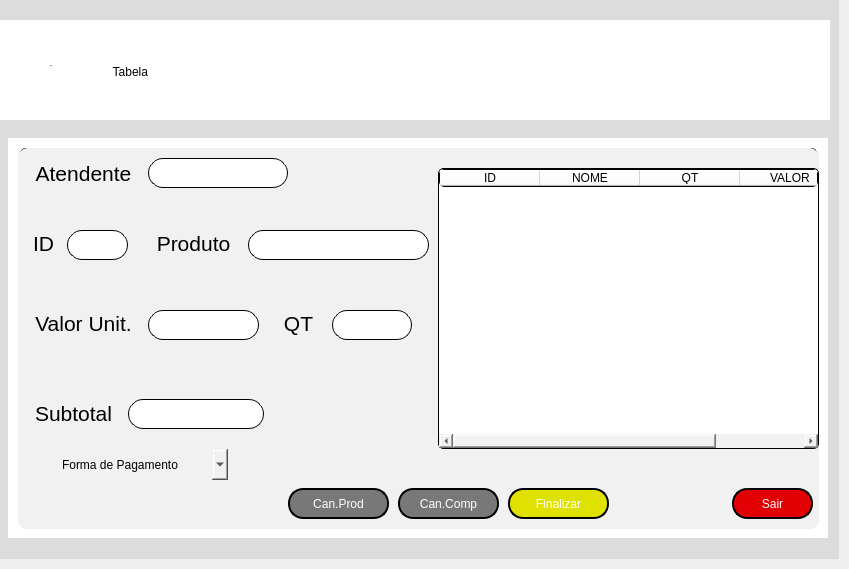
            <widget class="QWidget" name="vendas">
             <attribute name="title">
              <string>Vendas</string>
             </attribute>
             <widget class="QFrame" name="fr_primariovendas">
              <property name="geometry">
               <rect>
                <x>-1</x>
                <y>-1</y>
                <width>840</width>
                <height>560</height>
               </rect>
              </property>
              <property name="minimumSize">
               <size>
                <width>840</width>
                <height>560</height>
               </size>
              </property>
              <property name="maximumSize">
               <size>
                <width>16777215</width>
                <height>560</height>
               </size>
              </property>
              <property name="styleSheet">
               <string notr="true">background-color: rgb(220, 220, 220);
border:noborder;</string>
              </property>
              <property name="frameShape">
               <enum>QFrame::StyledPanel</enum>
              </property>
              <property name="frameShadow">
               <enum>QFrame::Raised</enum>
              </property>
              <widget class="QFrame" name="fr_subtelas_vendas">
               <property name="geometry">
                <rect>
                 <x>9</x>
                 <y>139</y>
                 <width>820</width>
                 <height>400</height>
                </rect>
               </property>
               <property name="minimumSize">
                <size>
                 <width>820</width>
                 <height>400</height>
                </size>
               </property>
               <property name="maximumSize">
                <size>
                 <width>820</width>
                 <height>400</height>
                </size>
               </property>
               <property name="styleSheet">
                <string notr="true">background-color: rgb(255, 255, 255);</string>
               </property>
               <property name="frameShape">
                <enum>QFrame::StyledPanel</enum>
               </property>
               <property name="frameShadow">
                <enum>QFrame::Raised</enum>
               </property>
               <widget class="QWidget" name="fr_caixa" native="true">
                <property name="geometry">
                 <rect>
                  <x>10</x>
                  <y>10</y>
                  <width>801</width>
                  <height>381</height>
                 </rect>
                </property>
                <property name="styleSheet">
                 <string notr="true">background-color: rgb(241, 241, 241);
border-radius:10px;</string>
                </property>
                <widget class="QTableWidget" name="table_caixa">
                 <property name="geometry">
                  <rect>
                   <x>420</x>
                   <y>20</y>
                   <width>381</width>
                   <height>281</height>
                  </rect>
                 </property>
                 <property name="styleSheet">
                  <string notr="true">background-color: rgb(255, 255, 255);
font: 12px &quot;Arial&quot;;
border-style: outset;
border-width: 1px;
border-radius: 5px;
border-color: black;</string>
                 </property>
                 <column>
                  <property name="text">
                   <string>ID</string>
                  </property>
                 </column>
                 <column>
                  <property name="text">
                   <string>NOME</string>
                  </property>
                 </column>
                 <column>
                  <property name="text">
                   <string>QT</string>
                  </property>
                 </column>
                 <column>
                  <property name="text">
                   <string>VALOR</string>
                  </property>
                 </column>
                </widget>
                <widget class="QPushButton" name="bt_sair">
                 <property name="geometry">
                  <rect>
                   <x>714</x>
                   <y>340</y>
                   <width>81</width>
                   <height>31</height>
                  </rect>
                 </property>
                 <property name="styleSheet">
                  <string notr="true">QPushButton {
border-style: outset;
border-width: 2px;
border-radius: 15px;
border-color: black;
font: 87 12pt &quot;Segoe UI Black&quot;;
color: rgb(255, 255, 255);
	background-color: rgb(225, 0, 3);
}
QPushButton:pressed {
border-style: outset;
border-width: 2px;
border-radius: 15px;
border-color: white;
font: 87 12pt &quot;Segoe UI Black&quot;;
color: rgb(255, 255, 255);
	background-color: rgb(200, 0, 0);
}
</string>
                 </property>
                 <property name="text">
                  <string>Sair</string>
                 </property>
                </widget>
                <widget class="QPushButton" name="bt_finalizarcompra">
                 <property name="geometry">
                  <rect>
                   <x>490</x>
                   <y>340</y>
                   <width>101</width>
                   <height>31</height>
                  </rect>
                 </property>
                 <property name="styleSheet">
                  <string notr="true">QPushButton {
border-style: outset;
border-width: 2px;
border-radius: 15px;
border-color: black;
font: 87 12pt &quot;Segoe UI Black&quot;;
color: rgb(255, 255, 255);
background-color: rgb(223, 226, 0);
}
QPushButton:pressed {
border-style: outset;
border-width: 2px;
border-radius: 15px;
border-color: white;
font: 87 12pt &quot;Segoe UI Black&quot;;
color: rgb(255, 255, 255);
background-color: rgb(182, 185, 0);
}
</string>
                 </property>
                 <property name="text">
                  <string>Finalizar</string>
                 </property>
                </widget>
                <widget class="QPushButton" name="bt_cancelarcompra">
                 <property name="geometry">
                  <rect>
                   <x>380</x>
                   <y>340</y>
                   <width>101</width>
                   <height>31</height>
                  </rect>
                 </property>
                 <property name="styleSheet">
                  <string notr="true">QPushButton {
border-style: outset;
border-width: 2px;
border-radius: 15px;
border-color: black;
font: 87 12pt &quot;Segoe UI Black&quot;;
color: rgb(255, 255, 255);
background-color: rgb(120, 120, 120);
}
QPushButton:pressed {
border-style: outset;
border-width: 2px;
border-radius: 15px;
border-color: white;
font: 87 12pt &quot;Segoe UI Black&quot;;
color: rgb(255, 255, 255);
background-color: rgb(100, 100, 100);
}
</string>
                 </property>
                 <property name="text">
                  <string>Can.Comp</string>
                 </property>
                </widget>
                <widget class="QPushButton" name="bt_cancelarproduto">
                 <property name="geometry">
                  <rect>
                   <x>270</x>
                   <y>340</y>
                   <width>101</width>
                   <height>31</height>
                  </rect>
                 </property>
                 <property name="styleSheet">
                  <string notr="true">QPushButton {
border-style: outset;
border-width: 2px;
border-radius: 15px;
border-color: black;
font: 87 12pt &quot;Segoe UI Black&quot;;
color: rgb(255, 255, 255);
background-color: rgb(120, 120, 120);
}
QPushButton:pressed {
border-style: outset;
border-width: 2px;
border-radius: 15px;
border-color: white;
font: 87 12pt &quot;Segoe UI Black&quot;;
color: rgb(255, 255, 255);
background-color: rgb(100, 100, 100);
}
</string>
                 </property>
                 <property name="text">
                  <string>Can.Prod</string>
                 </property>
                </widget>
                <widget class="QLabel" name="label_14">
                 <property name="geometry">
                  <rect>
                   <x>10</x>
                   <y>80</y>
                   <width>31</width>
                   <height>31</height>
                  </rect>
                 </property>
                 <property name="text">
                  <string>&lt;html&gt;&lt;head/&gt;&lt;body&gt;&lt;p align=&quot;center&quot;&gt;&lt;span style=&quot; font-size:16pt;&quot;&gt;ID&lt;/span&gt;&lt;/p&gt;&lt;/body&gt;&lt;/html&gt;</string>
                 </property>
                </widget>
                <widget class="QLineEdit" name="ent_idcaixa">
                 <property name="geometry">
                  <rect>
                   <x>49</x>
                   <y>82</y>
                   <width>61</width>
                   <height>30</height>
                  </rect>
                 </property>
                 <property name="minimumSize">
                  <size>
                   <width>50</width>
                   <height>20</height>
                  </size>
                 </property>
                 <property name="maximumSize">
                  <size>
                   <width>400</width>
                   <height>16777215</height>
                  </size>
                 </property>
                 <property name="layoutDirection">
                  <enum>Qt::LeftToRight</enum>
                 </property>
                 <property name="styleSheet">
                  <string notr="true">QLineEdit {
border-style: outset;
border-width: 1px;
border-radius: 15px;
border-color: black;
font: 87 12pt &quot;Segoe UI Black&quot;;
color: rgb(0, 0, 0);
	background-color: rgb(255, 255, 255);
}</string>
                 </property>
                 <property name="echoMode">
                  <enum>QLineEdit::Normal</enum>
                 </property>
                 <property name="alignment">
                  <set>Qt::AlignCenter</set>
                 </property>
                </widget>
                <widget class="QLabel" name="label_15">
                 <property name="geometry">
                  <rect>
                   <x>130</x>
                   <y>80</y>
                   <width>91</width>
                   <height>31</height>
                  </rect>
                 </property>
                 <property name="text">
                  <string>&lt;html&gt;&lt;head/&gt;&lt;body&gt;&lt;p align=&quot;center&quot;&gt;&lt;span style=&quot; font-size:16pt;&quot;&gt;Produto&lt;/span&gt;&lt;/p&gt;&lt;/body&gt;&lt;/html&gt;</string>
                 </property>
                </widget>
                <widget class="QLineEdit" name="ent_produtocaixa">
                 <property name="geometry">
                  <rect>
                   <x>230</x>
                   <y>82</y>
                   <width>181</width>
                   <height>30</height>
                  </rect>
                 </property>
                 <property name="minimumSize">
                  <size>
                   <width>50</width>
                   <height>20</height>
                  </size>
                 </property>
                 <property name="maximumSize">
                  <size>
                   <width>400</width>
                   <height>16777215</height>
                  </size>
                 </property>
                 <property name="layoutDirection">
                  <enum>Qt::LeftToRight</enum>
                 </property>
                 <property name="styleSheet">
                  <string notr="true">QLineEdit {
border-style: outset;
border-width: 1px;
border-radius: 15px;
border-color: black;
font: 87 12pt &quot;Segoe UI Black&quot;;
color: rgb(0, 0, 0);
	background-color: rgb(255, 255, 255);
}</string>
                 </property>
                 <property name="echoMode">
                  <enum>QLineEdit::Normal</enum>
                 </property>
                 <property name="alignment">
                  <set>Qt::AlignCenter</set>
                 </property>
                </widget>
                <widget class="QLabel" name="label_16">
                 <property name="geometry">
                  <rect>
                   <x>260</x>
                   <y>160</y>
                   <width>41</width>
                   <height>31</height>
                  </rect>
                 </property>
                 <property name="text">
                  <string>&lt;html&gt;&lt;head/&gt;&lt;body&gt;&lt;p align=&quot;center&quot;&gt;&lt;span style=&quot; font-size:16pt;&quot;&gt;QT&lt;/span&gt;&lt;/p&gt;&lt;/body&gt;&lt;/html&gt;</string>
                 </property>
                </widget>
                <widget class="QLineEdit" name="ent_qtcaixa">
                 <property name="geometry">
                  <rect>
                   <x>314</x>
                   <y>162</y>
                   <width>80</width>
                   <height>30</height>
                  </rect>
                 </property>
                 <property name="minimumSize">
                  <size>
                   <width>50</width>
                   <height>20</height>
                  </size>
                 </property>
                 <property name="maximumSize">
                  <size>
                   <width>400</width>
                   <height>16777215</height>
                  </size>
                 </property>
                 <property name="layoutDirection">
                  <enum>Qt::LeftToRight</enum>
                 </property>
                 <property name="styleSheet">
                  <string notr="true">QLineEdit {
border-style: outset;
border-width: 1px;
border-radius: 15px;
border-color: black;
font: 87 12pt &quot;Segoe UI Black&quot;;
color: rgb(0, 0, 0);
	background-color: rgb(255, 255, 255);
}</string>
                 </property>
                 <property name="echoMode">
                  <enum>QLineEdit::Normal</enum>
                 </property>
                 <property name="alignment">
                  <set>Qt::AlignCenter</set>
                 </property>
                </widget>
                <widget class="QLabel" name="label_17">
                 <property name="geometry">
                  <rect>
                   <x>10</x>
                   <y>160</y>
                   <width>111</width>
                   <height>31</height>
                  </rect>
                 </property>
                 <property name="text">
                  <string>&lt;html&gt;&lt;head/&gt;&lt;body&gt;&lt;p align=&quot;center&quot;&gt;&lt;span style=&quot; font-size:16pt;&quot;&gt;Valor Unit.&lt;/span&gt;&lt;/p&gt;&lt;/body&gt;&lt;/html&gt;</string>
                 </property>
                </widget>
                <widget class="QLineEdit" name="ent_valorcaixa">
                 <property name="geometry">
                  <rect>
                   <x>130</x>
                   <y>162</y>
                   <width>111</width>
                   <height>30</height>
                  </rect>
                 </property>
                 <property name="minimumSize">
                  <size>
                   <width>50</width>
                   <height>20</height>
                  </size>
                 </property>
                 <property name="maximumSize">
                  <size>
                   <width>400</width>
                   <height>16777215</height>
                  </size>
                 </property>
                 <property name="layoutDirection">
                  <enum>Qt::LeftToRight</enum>
                 </property>
                 <property name="styleSheet">
                  <string notr="true">QLineEdit {
border-style: outset;
border-width: 1px;
border-radius: 15px;
border-color: black;
font: 87 12pt &quot;Segoe UI Black&quot;;
color: rgb(0, 0, 0);
	background-color: rgb(255, 255, 255);
}</string>
                 </property>
                 <property name="echoMode">
                  <enum>QLineEdit::Normal</enum>
                 </property>
                 <property name="alignment">
                  <set>Qt::AlignCenter</set>
                 </property>
                </widget>
                <widget class="QLabel" name="label_18">
                 <property name="geometry">
                  <rect>
                   <x>10</x>
                   <y>250</y>
                   <width>91</width>
                   <height>31</height>
                  </rect>
                 </property>
                 <property name="text">
                  <string>&lt;html&gt;&lt;head/&gt;&lt;body&gt;&lt;p align=&quot;center&quot;&gt;&lt;span style=&quot; font-size:16pt;&quot;&gt;Subtotal&lt;/span&gt;&lt;/p&gt;&lt;/body&gt;&lt;/html&gt;</string>
                 </property>
                </widget>
                <widget class="QLineEdit" name="ent_subtotalcaixa">
                 <property name="geometry">
                  <rect>
                   <x>110</x>
                   <y>251</y>
                   <width>136</width>
                   <height>30</height>
                  </rect>
                 </property>
                 <property name="minimumSize">
                  <size>
                   <width>50</width>
                   <height>20</height>
                  </size>
                 </property>
                 <property name="maximumSize">
                  <size>
                   <width>400</width>
                   <height>16777215</height>
                  </size>
                 </property>
                 <property name="layoutDirection">
                  <enum>Qt::LeftToRight</enum>
                 </property>
                 <property name="styleSheet">
                  <string notr="true">QLineEdit {
border-style: outset;
border-width: 1px;
border-radius: 15px;
border-color: black;
font: 87 12pt &quot;Segoe UI Black&quot;;
color: rgb(0, 0, 0);
	background-color: rgb(255, 255, 255);
}</string>
                 </property>
                 <property name="echoMode">
                  <enum>QLineEdit::Normal</enum>
                 </property>
                 <property name="alignment">
                  <set>Qt::AlignCenter</set>
                 </property>
                </widget>
                <widget class="QLabel" name="label_19">
                 <property name="geometry">
                  <rect>
                   <x>10</x>
                   <y>10</y>
                   <width>111</width>
                   <height>31</height>
                  </rect>
                 </property>
                 <property name="text">
                  <string>&lt;html&gt;&lt;head/&gt;&lt;body&gt;&lt;p align=&quot;center&quot;&gt;&lt;span style=&quot; font-size:16pt;&quot;&gt;Atendente&lt;/span&gt;&lt;/p&gt;&lt;/body&gt;&lt;/html&gt;</string>
                 </property>
                </widget>
                <widget class="QLineEdit" name="ent_atendente">
                 <property name="geometry">
                  <rect>
                   <x>130</x>
                   <y>10</y>
                   <width>140</width>
                   <height>30</height>
                  </rect>
                 </property>
                 <property name="minimumSize">
                  <size>
                   <width>50</width>
                   <height>20</height>
                  </size>
                 </property>
                 <property name="maximumSize">
                  <size>
                   <width>400</width>
                   <height>16777215</height>
                  </size>
                 </property>
                 <property name="layoutDirection">
                  <enum>Qt::LeftToRight</enum>
                 </property>
                 <property name="styleSheet">
                  <string notr="true">QLineEdit {
border-style: outset;
border-width: 1px;
border-radius: 15px;
border-color: black;
font: 87 12pt &quot;Segoe UI Black&quot;;
color: rgb(0, 0, 0);
	background-color: rgb(255, 255, 255);
}</string>
                 </property>
                 <property name="echoMode">
                  <enum>QLineEdit::Normal</enum>
                 </property>
                 <property name="alignment">
                  <set>Qt::AlignCenter</set>
                 </property>
                </widget>
                <widget class="QComboBox" name="comboBox">
                 <property name="geometry">
                  <rect>
                   <x>39</x>
                   <y>301</y>
                   <width>171</width>
                   <height>31</height>
                  </rect>
                 </property>
                 <item>
                  <property name="text">
                   <string>Forma de Pagamento</string>
                  </property>
                 </item>
                 <item>
                  <property name="text">
                   <string>Debito</string>
                  </property>
                 </item>
                 <item>
                  <property name="text">
                   <string>Credito</string>
                  </property>
                 </item>
                 <item>
                  <property name="text">
                   <string>Pix</string>
                  </property>
                 </item>
                 <item>
                  <property name="text">
                   <string>Dinheiro</string>
                  </property>
                 </item>
                </widget>
               </widget>
               <widget class="QWidget" name="fr_tabelaprodutos" native="true">
                <property name="geometry">
                 <rect>
                  <x>10</x>
                  <y>10</y>
                  <width>801</width>
                  <height>381</height>
                 </rect>
                </property>
                <property name="styleSheet">
                 <string notr="true">background-color: rgb(220, 220, 220);
border-radius:10px;</string>
                </property>
                <widget class="QTableWidget" name="tab_tabela">
                 <property name="geometry">
                  <rect>
                   <x>2</x>
                   <y>0</y>
                   <width>797</width>
                   <height>376</height>
                  </rect>
                 </property>
                 <property name="styleSheet">
                  <string notr="true">background-color: rgb(255, 255, 255);
font: 12px &quot;Arial&quot;;
border-style: outset;
border-width: 1px;
border-radius: 5px;
border-color: black;</string>
                 </property>
                 <column>
                  <property name="text">
                   <string>ID</string>
                  </property>
                 </column>
                 <column>
                  <property name="text">
                   <string>NOME</string>
                  </property>
                 </column>
                 <column>
                  <property name="text">
                   <string>DESCRIÇÃO</string>
                  </property>
                 </column>
                </widget>
               </widget>
               <zorder>fr_tabelaprodutos</zorder>
               <zorder>fr_caixa</zorder>
              </widget>
              <widget class="QFrame" name="men_interno_vendas">
               <property name="geometry">
                <rect>
                 <x>0</x>
                 <y>21</y>
                 <width>831</width>
                 <height>100</height>
                </rect>
               </property>
               <property name="maximumSize">
                <size>
                 <width>16777215</width>
                 <height>100</height>
                </size>
               </property>
               <property name="cursor">
                <cursorShape>ArrowCursor</cursorShape>
               </property>
               <property name="layoutDirection">
                <enum>Qt::LeftToRight</enum>
               </property>
               <property name="styleSheet">
                <string notr="true">background-color: rgb(255, 255, 255);</string>
               </property>
               <property name="frameShape">
                <enum>QFrame::StyledPanel</enum>
               </property>
               <property name="frameShadow">
                <enum>QFrame::Raised</enum>
               </property>
               <widget class="QPushButton" name="bt_tabcodigos_ven">
                <property name="geometry">
                 <rect>
                  <x>103</x>
                  <y>10</y>
                  <width>60</width>
                  <height>70</height>
                 </rect>
                </property>
                <property name="minimumSize">
                 <size>
                  <width>60</width>
                  <height>70</height>
                 </size>
                </property>
                <property name="maximumSize">
                 <size>
                  <width>100</width>
                  <height>70</height>
                 </size>
                </property>
                <property name="cursor">
                 <cursorShape>ArrowCursor</cursorShape>
                </property>
                <property name="styleSheet">
                 <string notr="true">background-color: qradialgradient(spread:pad, cx:0.5, cy:0.5, radius:0.5, fx:0.5, fy:0.5, stop:0 rgba(0, 0, 0, 0));
border:noborder;</string>
                </property>
                <property name="text">
                 <string>
Tabela </string>
                </property>
                <property name="icon">
                 <iconset>
                  <normaloff>../Projeto_integrador/Telas/Repono/Vendas/PNG/icon_codigos.png</normaloff>../Projeto_integrador/Telas/Repono/Vendas/PNG/icon_codigos.png</iconset>
                </property>
                <property name="iconSize">
                 <size>
                  <width>35</width>
                  <height>35</height>
                 </size>
                </property>
               </widget>
               <widget class="QLabel" name="icon_caixa">
                <property name="geometry">
                 <rect>
                  <x>30</x>
                  <y>10</y>
                  <width>45</width>
                  <height>45</height>
                 </rect>
                </property>
                <property name="minimumSize">
                 <size>
                  <width>45</width>
                  <height>45</height>
                 </size>
                </property>
                <property name="styleSheet">
                 <string notr="true">border:noborder;
background-color: qradialgradient(spread:pad, cx:0.5, cy:0.5, radius:0.5, fx:0.5, fy:0.5, stop:0 rgba(0, 0, 0, 0));</string>
                </property>
                <property name="text">
                 <string/>
                </property>
                <property name="pixmap">
                 <pixmap>Vendas/PNG/registradora.png</pixmap>
                </property>
                <property name="scaledContents">
                 <bool>true</bool>
                </property>
               </widget>
               <widget class="QPushButton" name="bt_caixa_ven">
                <property name="geometry">
                 <rect>
                  <x>25</x>
                  <y>10</y>
                  <width>54</width>
                  <height>70</height>
                 </rect>
                </property>
                <property name="minimumSize">
                 <size>
                  <width>54</width>
                  <height>70</height>
                 </size>
                </property>
                <property name="maximumSize">
                 <size>
                  <width>100</width>
                  <height>70</height>
                 </size>
                </property>
                <property name="font">
                 <font>
                  <family>Segoe UI Black</family>
                  <pointsize>-1</pointsize>
                  <weight>50</weight>
                  <italic>false</italic>
                  <bold>false</bold>
                 </font>
                </property>
                <property name="toolTip">
                 <string/>
                </property>
                <property name="layoutDirection">
                 <enum>Qt::LeftToRight</enum>
                </property>
                <property name="styleSheet">
                 <string notr="true">background-color: qradialgradient(spread:pad, cx:0.5, cy:0.5, radius:0.5, fx:0.5, fy:0.5, stop:0 rgba(0, 0, 0, 0));
border:noborder;

</string>
                </property>
                <property name="inputMethodHints">
                 <set>Qt::ImhNone</set>
                </property>
                <property name="text">
                 <string>
Caixa </string>
                </property>
                <property name="icon">
                 <iconset>
                  <normaloff>../Projeto_integrador/Telas/Repono/Vendas/PNG/icon_caixa.png</normaloff>../Projeto_integrador/Telas/Repono/Vendas/PNG/icon_caixa.png</iconset>
                </property>
                <property name="iconSize">
                 <size>
                  <width>35</width>
                  <height>35</height>
                 </size>
                </property>
                <property name="shortcut">
                 <string notr="true"/>
                </property>
                <property name="checkable">
                 <bool>false</bool>
                </property>
                <property name="checked">
                 <bool>false</bool>
                </property>
                <property name="autoRepeat">
                 <bool>false</bool>
                </property>
                <property name="autoExclusive">
                 <bool>false</bool>
                </property>
                <property name="autoDefault">
                 <bool>false</bool>
                </property>
               </widget>
               <widget class="QLabel" name="icon_tababela">
                <property name="geometry">
                 <rect>
                  <x>110</x>
                  <y>10</y>
                  <width>47</width>
                  <height>45</height>
                 </rect>
                </property>
                <property name="minimumSize">
                 <size>
                  <width>44</width>
                  <height>44</height>
                 </size>
                </property>
                <property name="styleSheet">
                 <string notr="true">background-color: qradialgradient(spread:pad, cx:0.5, cy:0.5, radius:0.5, fx:0.5, fy:0.5, stop:0 rgba(0, 0, 0, 0));
border:noborder;

</string>
                </property>
                <property name="text">
                 <string/>
                </property>
                <property name="pixmap">
                 <pixmap>Vendas/PNG/tabela.png</pixmap>
                </property>
                <property name="scaledContents">
                 <bool>true</bool>
                </property>
               </widget>
               <zorder>icon_tababela</zorder>
               <zorder>bt_tabcodigos_ven</zorder>
               <zorder>icon_caixa</zorder>
               <zorder>bt_caixa_ven</zorder>
              </widget>
             </widget>
            </widget>
